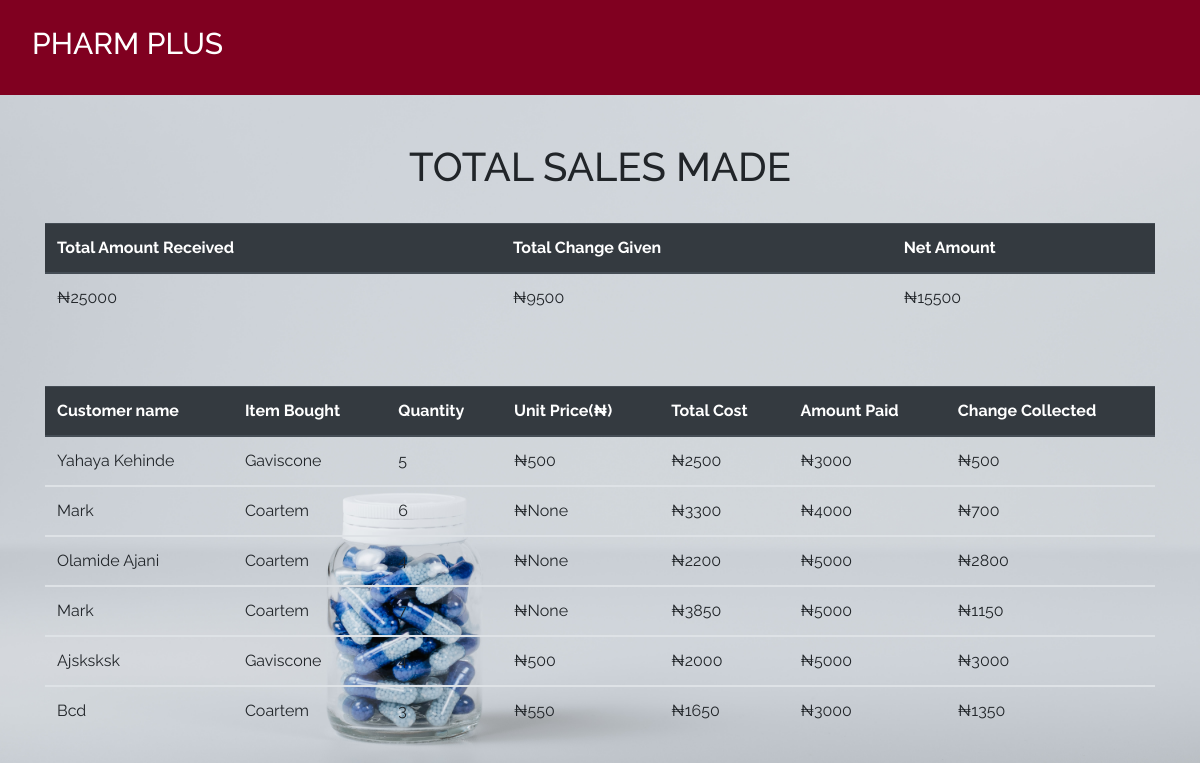
/all_sales/, run on an earlier commit of the app's database.
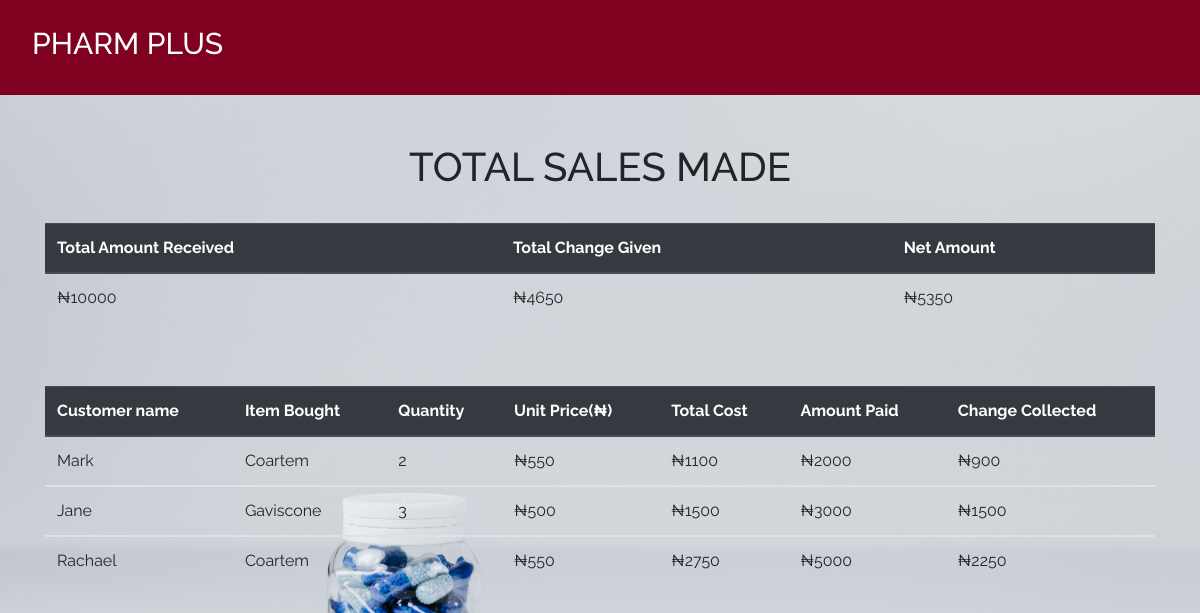
And on a later commit of the database.
### product_app/models.py (models this page shows, shortened)
class Sale(models.Model):
    item = models.ForeignKey(Product, on_delete = models.CASCADE)
    quantity = models.IntegerField(default = 0, null = True, blank = True)
    amount_received = models.IntegerField(default = 0, null = True, blank = True)
    issued_to = models.CharField(max_length = 50, null = True, blank = True)
    unit_price = models.IntegerField(default = 0, null = True, blank = True)
    def get_total(self):
        total = self.quantity * self.item.unit_price
        return int(total)
    def get_change(self):
        change = self.get_total() - self.amount_received
        return abs(int(change))

class Product(models.Model):
    category_name = models.ForeignKey(Category, on_delete = models.CASCADE,null = True, blank = True )
    item_name = models.CharField(max_length = 50, null = True, blank = True)
    total_quantity = models.IntegerField(default = 0, null = True, blank = True)
    issued_quantity = models.IntegerField(default = 0, null = True, blank = True)
    received_quantity = models.IntegerField(default = 0, null = True, blank = True)
    unit_price = models.IntegerField(default = 0, null = True, blank = True)
    def __str__(self):
        return self.item_name

### product_app/views.py (the view)
# urls.py: path('all_sales/', views.all_sales, name = 'all_sales')
def all_sales(request):
    sales = Sale.objects.all()
    total  = sum([items.amount_received for items in sales])
    change = sum([items.get_change() for items in sales])
    net = total - change
    return render(request, 'products/all_sales.html',
     {
     'sales': sales,
     'total': total,
     'change': change,
     'net': net,
      })

### templates/products/all_sales.html
{% extends 'products/base.html'%} {% block content%}
<br></br>
<div class = "container">
<h1 class = "text-center">TOTAL SALES MADE</h1><br>
  <table class="table">
    <thead class="thead-dark">
      <tr>
        <th scope="col">Total Amount Received</th>
        <th scope="col">Total Change Given</th>
        <th scope="col">Net Amount</th>
      </tr>
    </thead>
    <tbody>
      <tr>
        <td>₦{{total}}</td>
        <td>₦{{change}}</td>
        <td>₦{{net}}</td>
      </tr>
    </tbody>
  </table>
</div>
<br></br>
<div class = "container">
  <table class="table">
    <thead class="thead-dark">
      <tr>
        <th scope="col">Customer name</th>
        <th scope="col">Item Bought</th>
        <th scope="col">Quantity</th>
        <th scope="col">Unit Price(₦)</th>
        <th scope="col">Total Cost</th>
        <th scope="col">Amount Paid</th>
        <th scope="col">Change Collected</th>
      </tr>
    </thead>
    {% for sale in sales %}
    <tbody>
      <tr>
        <td>{{sale.issued_to | title}}</td>
        <td>{{sale.item | title}}</td>
        <td>{{sale.quantity}}</td>
        <td>₦{{sale.unit_price}}</td>
        <td>₦{{sale.get_total}}</td>
        <td>₦{{sale.amount_received}}</td>
        <td>₦{{sale.get_change}}</td>
      </tr>
    </tbody>
    {% endfor %}
  </table>
</div>
{% endblock%}

What changed in the data, as far as the page shows it:
removed Sale: issued_to "Yahaya Kehinde", item "Gaviscone", quantity "5", unit_price "500", get_total "2500", amount_received "3000", get_change "500"
removed Sale: issued_to "Mark", item "Coartem", quantity "6", unit_price "None", get_total "3300", amount_received "4000", get_change "700"
removed Sale: issued_to "Olamide Ajani", item "Coartem", quantity "4", unit_price "None", get_total "2200", amount_received "5000", get_change "2800"
removed Sale: issued_to "Mark", item "Coartem", quantity "7", unit_price "None", get_total "3850", amount_received "5000", get_change "1150"
removed Sale: issued_to "Ajsksksk", item "Gaviscone", quantity "4", unit_price "500", get_total "2000", amount_received "5000", get_change "3000"
removed Sale: issued_to "Bcd", item "Coartem", quantity "3", unit_price "550", get_total "1650", amount_received "3000", get_change "1350"
added Sale: issued_to "Mark", item "Coartem", quantity "2", unit_price "550", get_total "1100", amount_received "2000", get_change "900"
added Sale: issued_to "Jane", item "Gaviscone", quantity "3", unit_price "500", get_total "1500", amount_received "3000", get_change "1500"
added Sale: issued_to "Rachael", item "Coartem", quantity "5", unit_price "550", get_total "2750", amount_received "5000", get_change "2250"
Also different on the page:
{{ total }}: "25000" → "10000"
{{ change }}: "9500" → "4650"
{{ net }}: "15500" → "5350"
